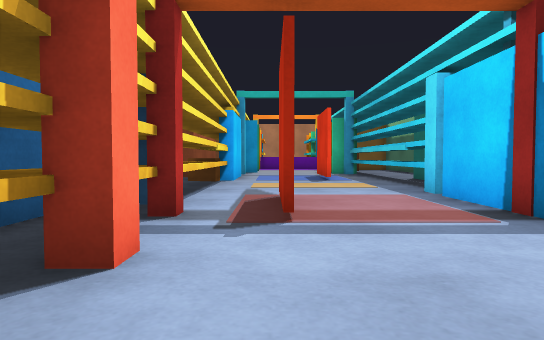
View 1 (above)

17 first-person views from a walk through a Gazebo world. The camera is 0.72 m above the floor, tilts 2° down and sees 75° across. The floor is counted in squares, 1 m on a side. Each view is taken from the middle of a square. On the plan, view 1 faces up. The plan holds only what a view shows up to about 11 squares ahead; the rest is blank. The place goes on beyond the plan. Robots are left out.

View 2
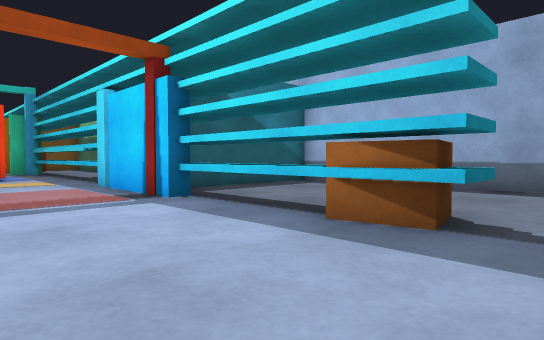

View 3
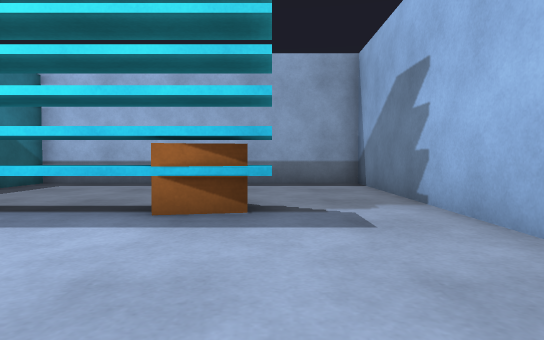

View 4
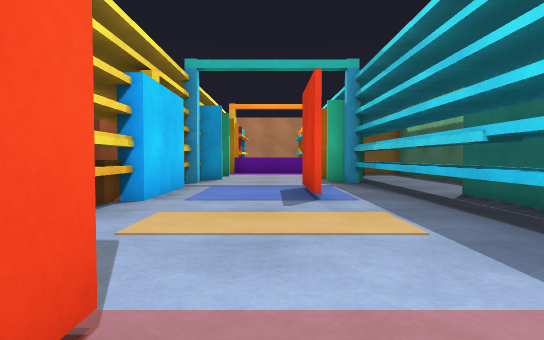

View 5
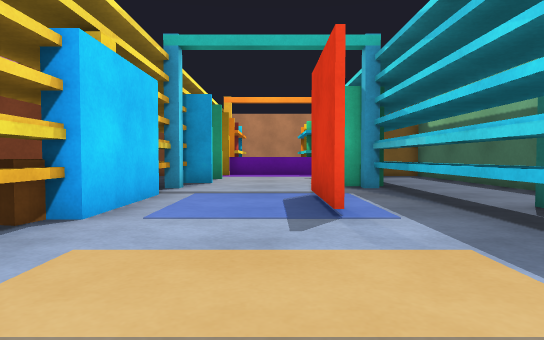

View 6
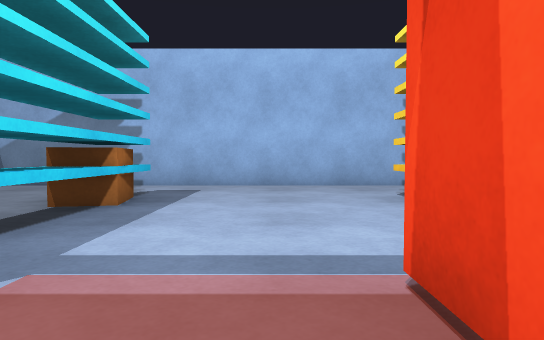

View 7
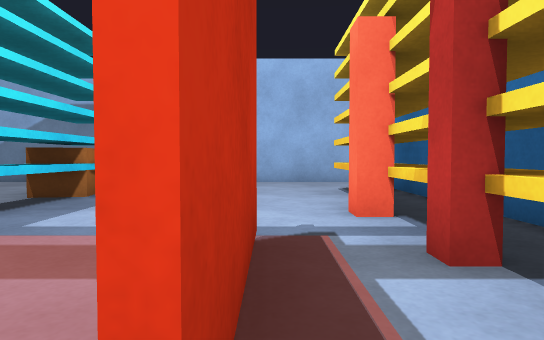

View 8
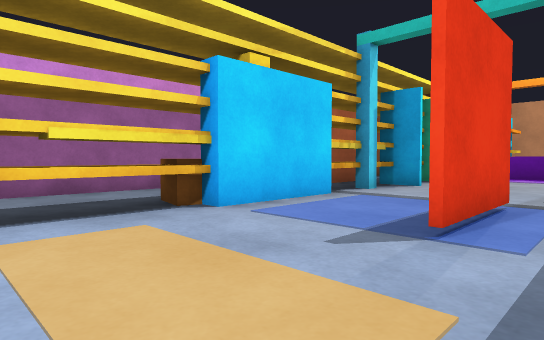

View 9
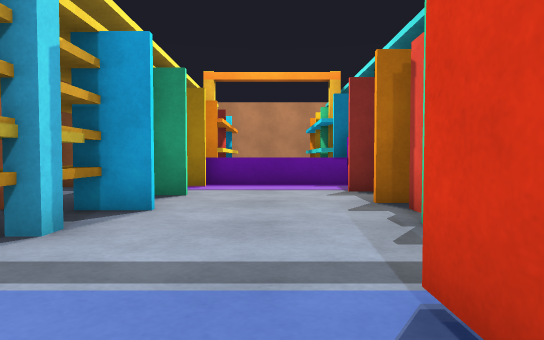

View 10
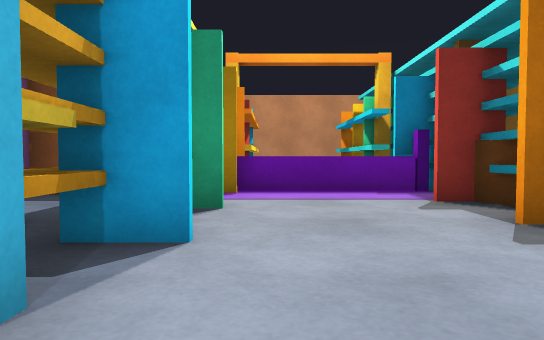

View 11
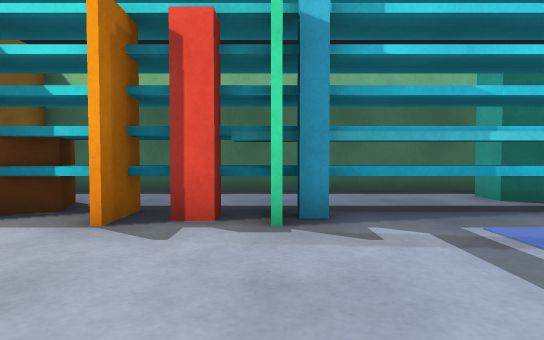

View 12
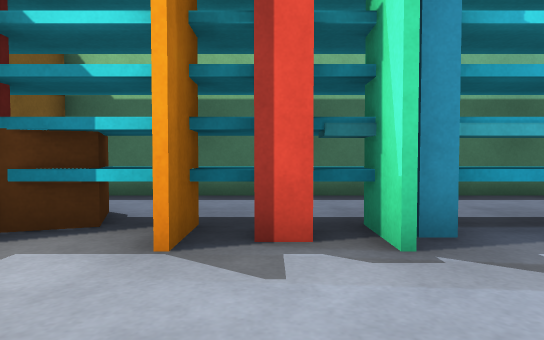

View 13
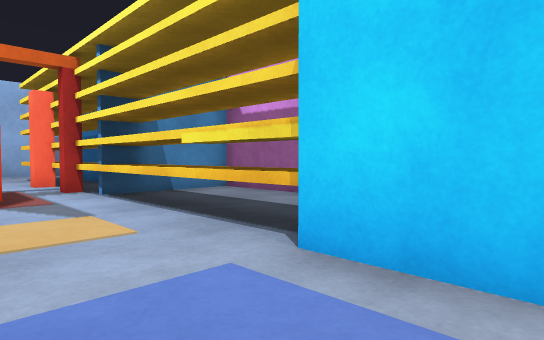

View 14
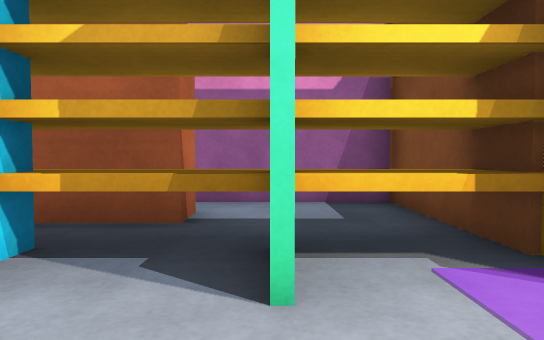

View 15
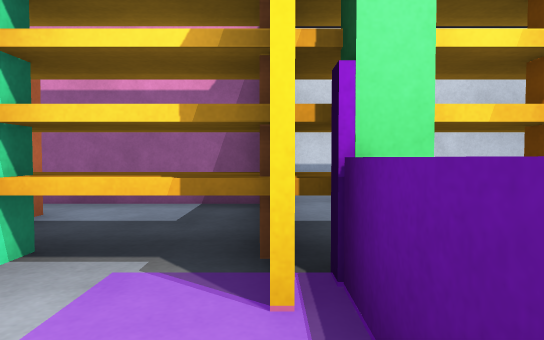

View 16
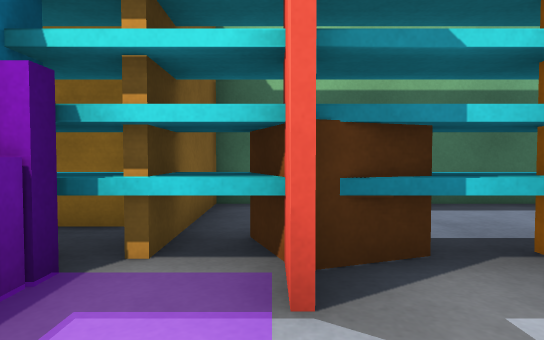

View 17
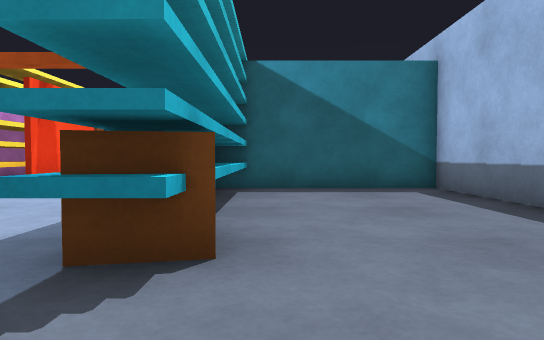

### Floor plan
Key: @ floor where view 1 was taken; # wall or solid block; . main floor; : floor 0.05 m higher than the main floor; = window, fence, low wall or low ledge; B brown box; T thing the floor can be seen under or through; C cyan box; P cyan post; R red post; G green box; A orange box; U purple post; Y yellow box; E red box; L yellow post; N green post; O other object.
Columns run from 5 left of view 1 to 9 right of it. Each row starts with its distance up from view 1.
 24     O   L#
 23    #A   C#
 22    #N===U##
 21 ####Y:::C####
 20 #.=#::::ET..#
 19 #..#G....TB.#
 18 ####....AT..#
 17   ##C...RT..#
 16   ##....PT..#
 15   ##P...GT=.#
 14   ##.....T=.#
 13 #####..#CT=.#
 12 #.  #..#.TT##
 11 #.BB.....TT
 10 #.=#....CT#
  9 #.=#.:::.##
  8 #.=#.....#
  7 #.=#....P#
  6 ####.#..#######
  5    #.#..#T....#
  4   ####..TT....#
  3   ##.....T....#
  2   ##R....T....#
  1   ##.....T....#
  0   ##.@...B....#
 -1   ##.....#....#
 -2    ...........#
 -3    ...........#
 -4   #############

Where each view was taken, in squares from view 1:
view 1: 0 up, 0 right, facing up
view 2: 2 down, 0 right, facing up-right
view 3: 1 down, 1 left, facing right
view 4: 5 up, 1 right, facing up
view 5: 7 up, 1 right, facing up
view 6: 6 up, 1 right, facing down
view 7: 7 up, 0 right, facing down
view 8: 8 up, 3 right, facing up-left
view 9: 12 up, 1 right, facing up
view 10: 14 up, 0 right, facing up
view 11: 16 up, 1 left, facing right
view 12: 17 up, 0 right, facing right
view 13: 13 up, 1 right, facing down-left
view 14: 19 up, 1 right, facing left
view 15: 21 up, 1 right, facing left
view 16: 20 up, 1 right, facing right
view 17: 3 down, 5 right, facing up
